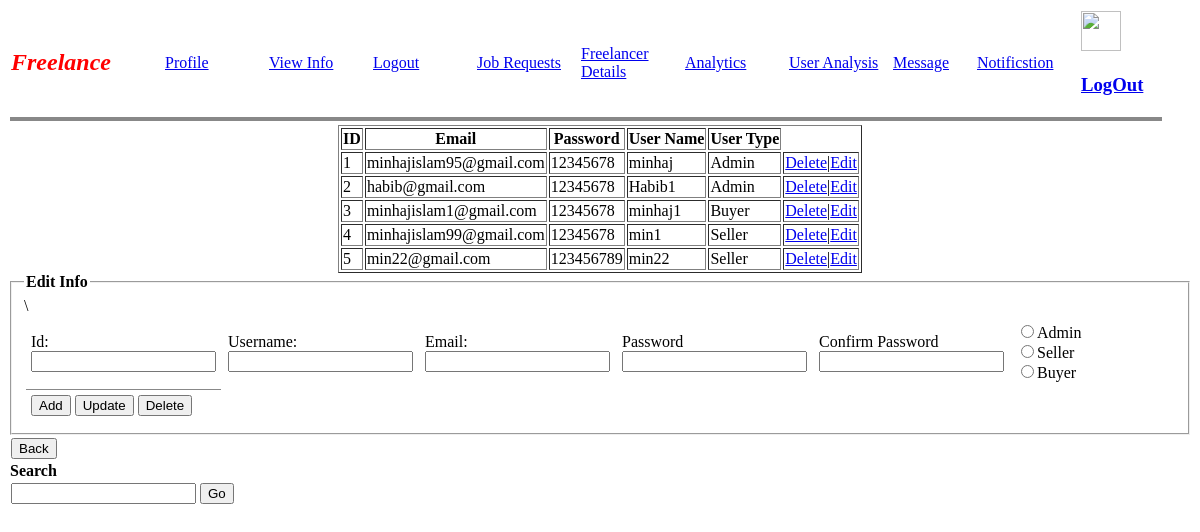
The page /php/ViewInfo.php (signed in) on the database as committed earlier.
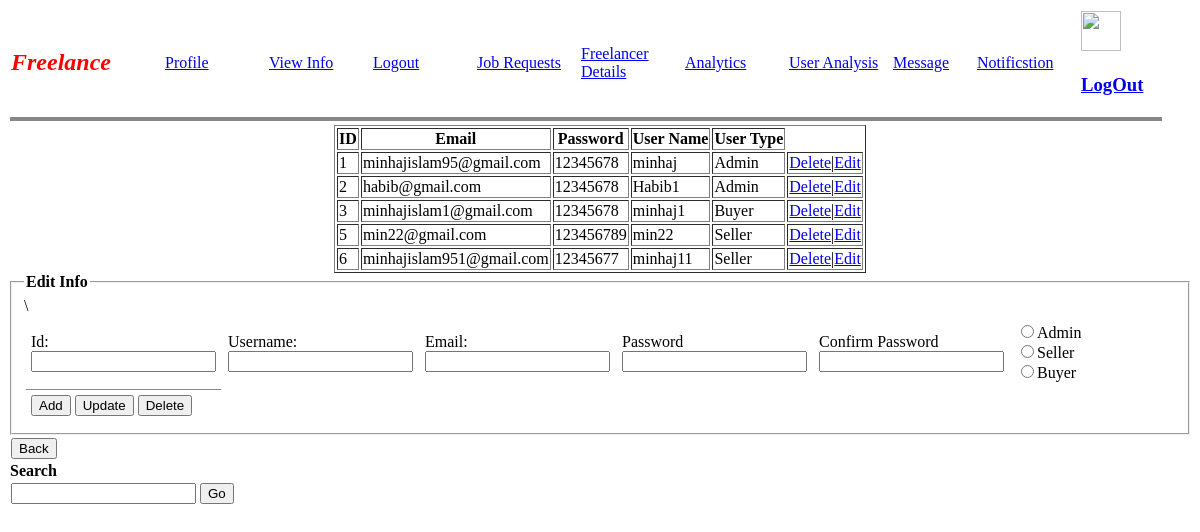
The same page on the database as committed later.
### tables this page shows
CREATE TABLE `info` (
  `id` int(11) NOT NULL,
  `email` varchar(255) NOT NULL,
  `pass` varchar(255) NOT NULL,
  `cpass` varchar(255) NOT NULL,
  `uname` varchar(255) NOT NULL,
  `utype` varchar(255) NOT NULL
);

### php/ViewInfo.php (the view, shortened to what this page needs)
<?php
if(isset($_COOKIE['uname'])){
?>
<!DOCTYPE html>
<html>
<head>
</head>
<body>
	<table>
	<center>
	<tr>
						<td width="150px"><h2><i><font color="Red">Freelance</font></i></h2></td>
						<td  width="100px"><a href="profile.php">Profile</a></td>
						<td width="100px"><a href="viewinfo.php">View Info</a></td>
						<td width="100px"><a href="Logout.php">Logout</a></td>
						<td width="100px"><a href="Jobreq.php">Job Requests</a></td>
						<td width="100px"><a href="FreelancerDetails.php">Freelancer Details</a></td>
						<td width="100px"><a href="Analytics.php">Analytics</a></td>
						<td width="100px"><a href="UserAnalysis.php">User Analysis</a></td>
						<td width="80px"><a href="Message.php">Message</a></td>
						<td width="100px"><a href="Notification.php">Notificstion</a></td>
						<td width="80px"><a href="home.php"><img src="a.jpg" width="40px" height="40px"></a>
						<br>
						<a href = "Logout.php"><h3>LogOut</h3></a></td>
					</tr>
					 <tr>
                        <td colspan="11" style="border-top:4px solid #888;"></td>
                    </tr>
	</table></center>
<center>
	<table border="1">
		<thead>
		<tr>
			<th>ID</th>
			<th>Email</th>
			<th>Password</th>
			<th>User Name</th>
			<th>User Type</th>
		</tr>
          </thead>
          <tbody>
          	   <?php
          	  $conn=mysqli_connect('localhost','root','','fwa');
			$sql="select * from info";
			$get=mysqli_query($conn,$sql);
   if(count($get)>0){
	while ($user=mysqli_fetch_assoc($get)) {
	?>
					<tr>
						<td><?php echo $user["id"];?></td>
		          		<td><?php echo $user["email"];?></td>
		          		<td><?php echo $user["pass"];?></td>
		          		<td><?php echo $user["uname"];?></td>
		          		<td><?php echo $user["utype"];?></td>
		          		 <td> <a href="ViewInfo.php?id=<?php echo $user['id'];?>">Delete</a>|<a href="edit.php?id=<?php echo $user['id'];?>"/>Edit</a></td>
		          	</tr>
    <?php
    		}
    	}
	?>
          </tbody>
	</table>
	</center>
	<form method="POST" action="">
		<fieldset>	\
			<legend><b>Edit Info</b></legend>
			<table cellpadding="5px">
			<tr>
					<td>
			Id:<br><input type="text" name="id" value="">
			</td>
				<td>
			Username:<br><input type="text" name="uname" value="">
			</td>
				<td>
			Email:<br><input type="email" name="email" value="">
			</td>
				<td>
			Password <br><input type="password" name="pass" value="">
			</td>
				<td>
			Confirm Password<br><input type="password" name="cpass" value="">
			</td>
			<td>
			<input type="radio" name="utype" value="Admin"/>Admin <br>
			<input type="radio" name="utype" value="Seller"/>Seller <br>
			<input type="radio" name="utype" value="Buyer"/>Buyer
			</td>
			<tr>
			<td style="border-top:1px solid #888;">
			<input type="submit" name="Add" value="Add"/>
			<input type="submit" name="Update" value="Update"/>
			<input type="submit" name="Delete" value="Delete"/>
			</td>
			</tr>
			</table>
		</fieldset>
	</form>
<form method="POST" action="">
	<table>
				<tr>
				<td>
				<input type="submit" name="Back" value="Back" method="POST" action=""/>
				</td>
			</tr>
			</table>
</form>
		<legend>
			<b>Search</b>
		</legend>
		<table>
			<tr>
				<td>
					<input type="text" name="search" id="search" onkeyup="search(this.value)"><br>
				</td>
					<td>
					<input type="submit" name="go" id="go" value="Go" onclick="show(document.getElementById('search').value)">
				</td>
			</tr>
<tr>
	<td>
</td>
</tr>
		</table>
</body>
</html>
<?php
}
else{
	header('location:../html/signin.html');
}
?>

Rows that differ between the two databases and show on the page:
removed info: id "4", email "minhajislam99@gmail.com", pass "12345678", uname "min1", utype "Seller"
added info: id "6", email "minhajislam951@gmail.com", pass "12345677", uname "minhaj11", utype "Seller"
